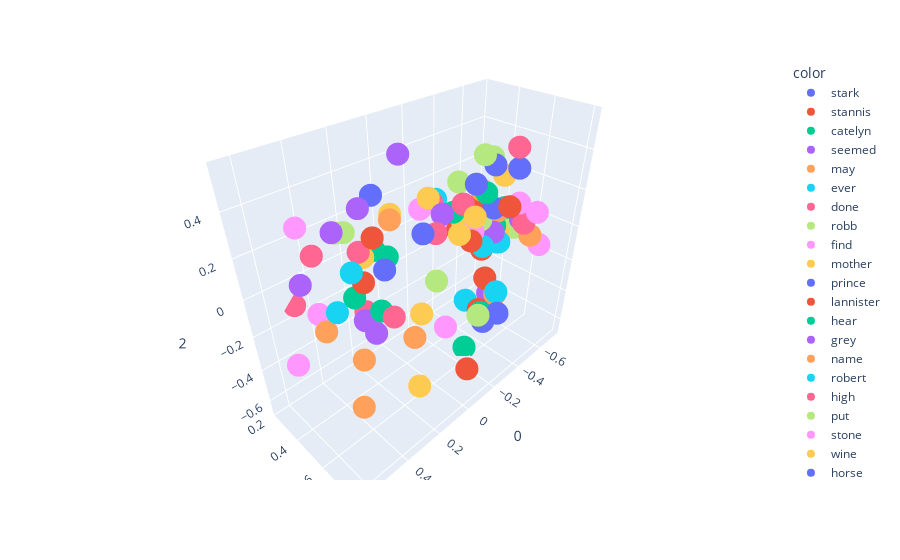

The notebook cell saved with this chart:
### Code cell
import plotly.express as px  
fig=px.scatter_3d(x[200:300],x=0,y=1,z=2,color=y[200:300])
fig.show()

### Figure 1 — Plotly figure (JSON) as saved in the notebook; plotly's stock layout.template omitted (floating-point values rounded to 4 significant figures)
{"data": [{"hovertemplate": "color=stark<br>0=%{x}<br>1=%{y}<br>2=%{z}<extra></extra>", "legendgroup": "stark", "marker": {"color": "#636efa", "symbol": "circle"}, "mode": "markers", "name": "stark", "scene": "scene", "showlegend": true, "type": "scatter3d", "x": [-0.4475], "y": [0.5525], "z": [0.1217]}, {"hovertemplate": "color=stannis<br>0=%{x}<br>1=%{y}<br>2=%{z}<extra></extra>", "legendgroup": "stannis", "marker": {"color": "#EF553B", "symbol": "circle"}, "mode": "markers", "name": "stannis", "scene": "scene", "showlegend": true, "type": "scatter3d", "x": [-0.3908], "y": [0.5739], "z": [-0.2489]}, {"hovertemplate": "color=catelyn<br>0=%{x}<br>1=%{y}<br>2=%{z}<extra></extra>", "legendgroup": "catelyn", "marker": {"color": "#00cc96", "symbol": "circle"}, "mode": "markers", "name": "catelyn", "scene": "scene", "showlegend": true, "type": "scatter3d", "x": [-0.3185], "y": [0.4094], "z": [0.09379]}, {"hovertemplate": "color=seemed<br>0=%{x}<br>1=%{y}<br>2=%{z}<extra></extra>", "legendgroup": "seemed", "marker": {"color": "#ab63fa", "symbol": "circle"}, "mode": "markers", "name": "seemed", "scene": "scene", "showlegend": true, "type": "scatter3d", "x": [-0.07634], "y": [0.5655], "z": [0.2389]}, {"hovertemplate": "color=may<br>0=%{x}<br>1=%{y}<br>2=%{z}<extra></extra>", "legendgroup": "may", "marker": {"color": "#FFA15A", "symbol": "circle"}, "mode": "markers", "name": "may", "scene": "scene", "showlegend": true, "type": "scatter3d", "x": [-0.5298], "y": [0.5146], "z": [0.0595]}, {"hovertemplate": "color=ever<br>0=%{x}<br>1=%{y}<br>2=%{z}<extra></extra>", "legendgroup": "ever", "marker": {"color": "#19d3f3", "symbol": "circle"}, "mode": "markers", "name": "ever", "scene": "scene", "showlegend": true, "type": "scatter3d", "x": [-0.4871], "y": [0.5702], "z": [-0.07745]}, {"hovertemplate": "color=done<br>0=%{x}<br>1=%{y}<br>2=%{z}<extra></extra>", "legendgroup": "done", "marker": {"color": "#FF6692", "symbol": "circle"}, "mode": "markers", "name": "done", "scene": "scene", "showlegend": true, "type": "scatter3d", "x": [-0.4762], "y": [0.7084], "z": [0.0912]}, {"hovertemplate": "color=robb<br>0=%{x}<br>1=%{y}<br>2=%{z}<extra></extra>", "legendgroup": "robb", "marker": {"color": "#B6E880", "symbol": "circle"}, "mode": "markers", "name": "robb", "scene": "scene", "showlegend": true, "type": "scatter3d", "x": [-0.4168], "y": [0.5019], "z": [0.04938]}, {"hovertemplate": "color=find<br>0=%{x}<br>1=%{y}<br>2=%{z}<extra></extra>", "legendgroup": "find", "marker": {"color": "#FF97FF", "symbol": "circle"}, "mode": "markers", "name": "find", "scene": "scene", "showlegend": true, "type": "scatter3d", "x": [-0.391], "y": [0.7306], "z": [0.2356]}, {"hovertemplate": "color=mother<br>0=%{x}<br>1=%{y}<br>2=%{z}<extra></extra>", "legendgroup": "mother", "marker": {"color": "#FECB52", "symbol": "circle"}, "mode": "markers", "name": "mother", "scene": "scene", "showlegend": true, "type": "scatter3d", "x": [-0.5047], "y": [0.5449], "z": [-0.03735]}, {"hovertemplate": "color=prince<br>0=%{x}<br>1=%{y}<br>2=%{z}<extra></extra>", "legendgroup": "prince", "marker": {"color": "#636efa", "symbol": "circle"}, "mode": "markers", "name": "prince", "scene": "scene", "showlegend": true, "type": "scatter3d", "x": [-0.5451], "y": [0.4142], "z": [-0.03497]}, {"hovertemplate": "color=lannister<br>0=%{x}<br>1=%{y}<br>2=%{z}<extra></extra>", "legendgroup": "lannister", "marker": {"color": "#EF553B", "symbol": "circle"}, "mode": "markers", "name": "lannister", "scene": "scene", "showlegend": true, "type": "scatter3d", "x": [-0.3656], "y": [0.4006], "z": [-0.0288]}, {"hovertemplate": "color=hear<br>0=%{x}<br>1=%{y}<br>2=%{z}<extra></extra>", "legendgroup": "hear", "marker": {"color": "#00cc96", "symbol": "circle"}, "mode": "markers", "name": "hear", "scene": "scene", "showlegend": true, "type": "scatter3d", "x": [-0.2415], "y": [0.6627], "z": [0.3141]}, {"hovertemplate": "color=grey<br>0=%{x}<br>1=%{y}<br>2=%{z}<extra></extra>", "legendgroup": "grey", "marker": {"color": "#ab63fa", "symbol": "circle"}, "mode": "markers", "name": "grey", "scene": "scene", "showlegend": true, "type": "scatter3d", "x": [0.465], "y": [0.2687], "z": [-0.002794]}, {"hovertemplate": "color=name<br>0=%{x}<br>1=%{y}<br>2=%{z}<extra></extra>", "legendgroup": "name", "marker": {"color": "#FFA15A", "symbol": "circle"}, "mode": "markers", "name": "name", "scene": "scene", "showlegend": true, "type": "scatter3d", "x": [-0.543], "y": [0.7082], "z": [-0.00273]}, {"hovertemplate": "color=robert<br>0=%{x}<br>1=%{y}<br>2=%{z}<extra></extra>", "legendgroup": "robert", "marker": {"color": "#19d3f3", "symbol": "circle"}, "mode": "markers", "name": "robert", "scene": "scene", "showlegend": true, "type": "scatter3d", "x": [-0.5589], "y": [0.4953], "z": [-0.08442]}, {"hovertemplate": "color=high<br>0=%{x}<br>1=%{y}<br>2=%{z}<extra></extra>", "legendgroup": "high", "marker": {"color": "#FF6692", "symbol": "circle"}, "mode": "markers", "name": "high", "scene": "scene", "showlegend": true, "type": "scatter3d", "x": [0.2299], "y": [0.3884], "z": [-0.2135]}, {"hovertemplate": "color=put<br>0=%{x}<br>1=%{y}<br>2=%{z}<extra></extra>", "legendgroup": "put", "marker": {"color": "#B6E880", "symbol": "circle"}, "mode": "markers", "name": "put", "scene": "scene", "showlegend": true, "type": "scatter3d", "x": [-0.2125], "y": [0.6651], "z": [0.4902]}, {"hovertemplate": "color=stone<br>0=%{x}<br>1=%{y}<br>2=%{z}<extra></extra>", "legendgroup": "stone", "marker": {"color": "#FF97FF", "symbol": "circle"}, "mode": "markers", "name": "stone", "scene": "scene", "showlegend": true, "type": "scatter3d", "x": [0.641], "y": [0.4747], "z": [-0.1948]}, {"hovertemplate": "color=wine<br>0=%{x}<br>1=%{y}<br>2=%{z}<extra></extra>", "legendgroup": "wine", "marker": {"color": "#FECB52", "symbol": "circle"}, "mode": "markers", "name": "wine", "scene": "scene", "showlegend": true, "type": "scatter3d", "x": [0.1201], "y": [0.4592], "z": [0.2739]}, {"hovertemplate": "color=horse<br>0=%{x}<br>1=%{y}<br>2=%{z}<extra></extra>", "legendgroup": "horse", "marker": {"color": "#636efa", "symbol": "circle"}, "mode": "markers", "name": "horse", "scene": "scene", "showlegend": true, "type": "scatter3d", "x": [0.296], "y": [0.6232], "z": [0.1684]}, {"hovertemplate": "color=hard<br>0=%{x}<br>1=%{y}<br>2=%{z}<extra></extra>", "legendgroup": "hard", "marker": {"color": "#EF553B", "symbol": "circle"}, "mode": "markers", "name": "hard", "scene": "scene", "showlegend": true, "type": "scatter3d", "x": [0.2834], "y": [0.5452], "z": [0.2708]}, {"hovertemplate": "color=upon<br>0=%{x}<br>1=%{y}<br>2=%{z}<extra></extra>", "legendgroup": "upon", "marker": {"color": "#00cc96", "symbol": "circle"}, "mode": "markers", "name": "upon", "scene": "scene", "showlegend": true, "type": "scatter3d", "x": [0.16], "y": [0.4774], "z": [0.0943]}, {"hovertemplate": "color=iron<br>0=%{x}<br>1=%{y}<br>2=%{z}<extra></extra>", "legendgroup": "iron", "marker": {"color": "#ab63fa", "symbol": "circle"}, "mode": "markers", "name": "iron", "scene": "scene", "showlegend": true, "type": "scatter3d", "x": [0.2729], "y": [0.4377], "z": [-0.211]}, {"hovertemplate": "color=fire<br>0=%{x}<br>1=%{y}<br>2=%{z}<extra></extra>", "legendgroup": "fire", "marker": {"color": "#FFA15A", "symbol": "circle"}, "mode": "markers", "name": "fire", "scene": "scene", "showlegend": true, "type": "scatter3d", "x": [0.4758], "y": [0.6899], "z": [-0.1303]}, {"hovertemplate": "color=water<br>0=%{x}<br>1=%{y}<br>2=%{z}<extra></extra>", "legendgroup": "water", "marker": {"color": "#19d3f3", "symbol": "circle"}, "mode": "markers", "name": "water", "scene": "scene", "showlegend": true, "type": "scatter3d", "x": [0.514], "y": [0.6059], "z": [0.0783]}, {"hovertemplate": "color=until<br>0=%{x}<br>1=%{y}<br>2=%{z}<extra></extra>", "legendgroup": "until", "marker": {"color": "#FF6692", "symbol": "circle"}, "mode": "markers", "name": "until", "scene": "scene", "showlegend": true, "type": "scatter3d", "x": [0.06818], "y": [0.67], "z": [0.2509]}, {"hovertemplate": "color=these<br>0=%{x}<br>1=%{y}<br>2=%{z}<extra></extra>", "legendgroup": "these", "marker": {"color": "#B6E880", "symbol": "circle"}, "mode": "markers", "name": "these", "scene": "scene", "showlegend": true, "type": "scatter3d", "x": [-0.4312], "y": [0.5329], "z": [-0.4991]}, {"hovertemplate": "color=voice<br>0=%{x}<br>1=%{y}<br>2=%{z}<extra></extra>", "legendgroup": "voice", "marker": {"color": "#FF97FF", "symbol": "circle"}, "mode": "markers", "name": "voice", "scene": "scene", "showlegend": true, "type": "scatter3d", "x": [-0.04749], "y": [0.46], "z": [0.233]}, {"hovertemplate": "color=gone<br>0=%{x}<br>1=%{y}<br>2=%{z}<extra></extra>", "legendgroup": "gone", "marker": {"color": "#FECB52", "symbol": "circle"}, "mode": "markers", "name": "gone", "scene": "scene", "showlegend": true, "type": "scatter3d", "x": [-0.08952], "y": [0.6539], "z": [0.1722]}, {"hovertemplate": "color=give<br>0=%{x}<br>1=%{y}<br>2=%{z}<extra></extra>", "legendgroup": "give", "marker": {"color": "#636efa", "symbol": "circle"}, "mode": "markers", "name": "give", "scene": "scene", "showlegend": true, "type": "scatter3d", "x": [-0.5591], "y": [0.5976], "z": [0.3038]}, {"hovertemplate": "color=seen<br>0=%{x}<br>1=%{y}<br>2=%{z}<extra></extra>", "legendgroup": "seen", "marker": {"color": "#EF553B", "symbol": "circle"}, "mode": "markers", "name": "seen", "scene": "scene", "showlegend": true, "type": "scatter3d", "x": [-0.157], "y": [0.6618], "z": [0.1142]}, {"hovertemplate": "color=shall<br>0=%{x}<br>1=%{y}<br>2=%{z}<extra></extra>", "legendgroup": "shall", "marker": {"color": "#00cc96", "symbol": "circle"}, "mode": "markers", "name": "shall", "scene": "scene", "showlegend": true, "type": "scatter3d", "x": [-0.5], "y": [0.5266], "z": [-0.007102]}, {"hovertemplate": "color=better<br>0=%{x}<br>1=%{y}<br>2=%{z}<extra></extra>", "legendgroup": "better", "marker": {"color": "#ab63fa", "symbol": "circle"}, "mode": "markers", "name": "better", "scene": "scene", "showlegend": true, "type": "scatter3d", "x": [-0.4677], "y": [0.545], "z": [-0.0232]}, {"hovertemplate": "color=always<br>0=%{x}<br>1=%{y}<br>2=%{z}<extra></extra>", "legendgroup": "always", "marker": {"color": "#FFA15A", "symbol": "circle"}, "mode": "markers", "name": "always", "scene": "scene", "showlegend": true, "type": "scatter3d", "x": [-0.5003], "y": [0.517], "z": [-0.01817]}, {"hovertemplate": "color=years<br>0=%{x}<br>1=%{y}<br>2=%{z}<extra></extra>", "legendgroup": "years", "marker": {"color": "#19d3f3", "symbol": "circle"}, "mode": "markers", "name": "years", "scene": "scene", "showlegend": true, "type": "scatter3d", "x": [-0.2771], "y": [0.5476], "z": [-0.344]}, {"hovertemplate": "color=ned<br>0=%{x}<br>1=%{y}<br>2=%{z}<extra></extra>", "legendgroup": "ned", "marker": {"color": "#FF6692", "symbol": "circle"}, "mode": "markers", "name": "ned", "scene": "scene", "showlegend": true, "type": "scatter3d", "x": [-0.3491], "y": [0.4436], "z": [0.1393]}, {"hovertemplate": "color=between<br>0=%{x}<br>1=%{y}<br>2=%{z}<extra></extra>", "legendgroup": "between", "marker": {"color": "#B6E880", "symbol": "circle"}, "mode": "markers", "name": "between", "scene": "scene", "showlegend": true, "type": "scatter3d", "x": [0.3633], "y": [0.4211], "z": [0.2728]}, {"hovertemplate": "color=dark<br>0=%{x}<br>1=%{y}<br>2=%{z}<extra></extra>", "legendgroup": "dark", "marker": {"color": "#FF97FF", "symbol": "circle"}, "mode": "markers", "name": "dark", "scene": "scene", "showlegend": true, "type": "scatter3d", "x": [0.5072], "y": [0.4586], "z": [-0.02188]}, {"hovertemplate": "color=sam<br>0=%{x}<br>1=%{y}<br>2=%{z}<extra></extra>", "legendgroup": "sam", "marker": {"color": "#FECB52", "symbol": "circle"}, "mode": "markers", "name": "sam", "scene": "scene", "showlegend": true, "type": "scatter3d", "x": [-0.06962], "y": [0.4893], "z": [0.2885]}, {"hovertemplate": "color=place<br>0=%{x}<br>1=%{y}<br>2=%{z}<extra></extra>", "legendgroup": "place", "marker": {"color": "#636efa", "symbol": "circle"}, "mode": "markers", "name": "place", "scene": "scene", "showlegend": true, "type": "scatter3d", "x": [-0.1843], "y": [0.815], "z": [-0.2155]}, {"hovertemplate": "color=cold<br>0=%{x}<br>1=%{y}<br>2=%{z}<extra></extra>", "legendgroup": "cold", "marker": {"color": "#EF553B", "symbol": "circle"}, "mode": "markers", "name": "cold", "scene": "scene", "showlegend": true, "type": "scatter3d", "x": [0.3575], "y": [0.5665], "z": [0.1109]}, {"hovertemplate": "color=small<br>0=%{x}<br>1=%{y}<br>2=%{z}<extra></extra>", "legendgroup": "small", "marker": {"color": "#00cc96", "symbol": "circle"}, "mode": "markers", "name": "small", "scene": "scene", "showlegend": true, "type": "scatter3d", "x": [0.2478], "y": [0.3373], "z": [-0.1527]}, {"hovertemplate": "color=most<br>0=%{x}<br>1=%{y}<br>2=%{z}<extra></extra>", "legendgroup": "most", "marker": {"color": "#ab63fa", "symbol": "circle"}, "mode": "markers", "name": "most", "scene": "scene", "showlegend": true, "type": "scatter3d", "x": [-0.4719], "y": [0.5394], "z": [-0.4101]}, {"hovertemplate": "color=hundred<br>0=%{x}<br>1=%{y}<br>2=%{z}<extra></extra>", "legendgroup": "hundred", "marker": {"color": "#FFA15A", "symbol": "circle"}, "mode": "markers", "name": "hundred", "scene": "scene", "showlegend": true, "type": "scatter3d", "x": [0.004536], "y": [0.4686], "z": [-0.4674]}, {"hovertemplate": "color=winterfell<br>0=%{x}<br>1=%{y}<br>2=%{z}<extra></extra>", "legendgroup": "winterfell", "marker": {"color": "#19d3f3", "symbol": "circle"}, "mode": "markers", "name": "winterfell", "scene": "scene", "showlegend": true, "type": "scatter3d", "x": [-0.3012], "y": [0.7139], "z": [-0.2122]}, {"hovertemplate": "color=stood<br>0=%{x}<br>1=%{y}<br>2=%{z}<extra></extra>", "legendgroup": "stood", "marker": {"color": "#FF6692", "symbol": "circle"}, "mode": "markers", "name": "stood", "scene": "scene", "showlegend": true, "type": "scatter3d", "x": [0.3045], "y": [0.477], "z": [0.1845]}, {"hovertemplate": "color=end<br>0=%{x}<br>1=%{y}<br>2=%{z}<extra></extra>", "legendgroup": "end", "marker": {"color": "#B6E880", "symbol": "circle"}, "mode": "markers", "name": "end", "scene": "scene", "showlegend": true, "type": "scatter3d", "x": [-0.04547], "y": [0.8154], "z": [-0.1439]}, {"hovertemplate": "color=words<br>0=%{x}<br>1=%{y}<br>2=%{z}<extra></extra>", "legendgroup": "words", "marker": {"color": "#FF97FF", "symbol": "circle"}, "mode": "markers", "name": "words", "scene": "scene", "showlegend": true, "type": "scatter3d", "x": [-0.283], "y": [0.5665], "z": [0.06891]}, {"hovertemplate": "color=sea<br>0=%{x}<br>1=%{y}<br>2=%{z}<extra></extra>", "legendgroup": "sea", "marker": {"color": "#FECB52", "symbol": "circle"}, "mode": "markers", "name": "sea", "scene": "scene", "showlegend": true, "type": "scatter3d", "x": [0.2024], "y": [0.7072], "z": [-0.4776]}, {"hovertemplate": "color=right<br>0=%{x}<br>1=%{y}<br>2=%{z}<extra></extra>", "legendgroup": "right", "marker": {"color": "#636efa", "symbol": "circle"}, "mode": "markers", "name": "right", "scene": "scene", "showlegend": true, "type": "scatter3d", "x": [0.1211], "y": [0.6524], "z": [0.2648]}, {"hovertemplate": "color=nothing<br>0=%{x}<br>1=%{y}<br>2=%{z}<extra></extra>", "legendgroup": "nothing", "marker": {"color": "#EF553B", "symbol": "circle"}, "mode": "markers", "name": "nothing", "scene": "scene", "showlegend": true, "type": "scatter3d", "x": [-0.3208], "y": [0.594], "z": [-0.03356]}, {"hovertemplate": "color=sister<br>0=%{x}<br>1=%{y}<br>2=%{z}<extra></extra>", "legendgroup": "sister", "marker": {"color": "#00cc96", "symbol": "circle"}, "mode": "markers", "name": "sister", "scene": "scene", "showlegend": true, "type": "scatter3d", "x": [-0.5843], "y": [0.5217], "z": [0.0617]}, {"hovertemplate": "color=fingers<br>0=%{x}<br>1=%{y}<br>2=%{z}<extra></extra>", "legendgroup": "fingers", "marker": {"color": "#ab63fa", "symbol": "circle"}, "mode": "markers", "name": "fingers", "scene": "scene", "showlegend": true, "type": "scatter3d", "x": [0.4495], "y": [0.531], "z": [0.358]}, {"hovertemplate": "color=walls<br>0=%{x}<br>1=%{y}<br>2=%{z}<extra></extra>", "legendgroup": "walls", "marker": {"color": "#FFA15A", "symbol": "circle"}, "mode": "markers", "name": "walls", "scene": "scene", "showlegend": true, "type": "scatter3d", "x": [0.4594], "y": [0.6296], "z": [-0.4693]}, {"hovertemplate": "color=same<br>0=%{x}<br>1=%{y}<br>2=%{z}<extra></extra>", "legendgroup": "same", "marker": {"color": "#19d3f3", "symbol": "circle"}, "mode": "markers", "name": "same", "scene": "scene", "showlegend": true, "type": "scatter3d", "x": [-0.3272], "y": [0.5945], "z": [-0.02091]}, {"hovertemplate": "color=cloak<br>0=%{x}<br>1=%{y}<br>2=%{z}<extra></extra>", "legendgroup": "cloak", "marker": {"color": "#FF6692", "symbol": "circle"}, "mode": "markers", "name": "cloak", "scene": "scene", "showlegend": true, "type": "scatter3d", "x": [0.466], "y": [0.3996], "z": [0.2059]}, {"hovertemplate": "color=house<br>0=%{x}<br>1=%{y}<br>2=%{z}<extra></extra>", "legendgroup": "house", "marker": {"color": "#B6E880", "symbol": "circle"}, "mode": "markers", "name": "house", "scene": "scene", "showlegend": true, "type": "scatter3d", "x": [-0.2472], "y": [0.3723], "z": [-0.2983]}, {"hovertemplate": "color=young<br>0=%{x}<br>1=%{y}<br>2=%{z}<extra></extra>", "legendgroup": "young", "marker": {"color": "#FF97FF", "symbol": "circle"}, "mode": "markers", "name": "young", "scene": "scene", "showlegend": true, "type": "scatter3d", "x": [-0.4355], "y": [0.2512], "z": [-0.04702]}, {"hovertemplate": "color=does<br>0=%{x}<br>1=%{y}<br>2=%{z}<extra></extra>", "legendgroup": "does", "marker": {"color": "#FECB52", "symbol": "circle"}, "mode": "markers", "name": "does", "scene": "scene", "showlegend": true, "type": "scatter3d", "x": [-0.6236], "y": [0.4702], "z": [0.2057]}, {"hovertemplate": "color=beside<br>0=%{x}<br>1=%{y}<br>2=%{z}<extra></extra>", "legendgroup": "beside", "marker": {"color": "#636efa", "symbol": "circle"}, "mode": "markers", "name": "beside", "scene": "scene", "showlegend": true, "type": "scatter3d", "x": [0.2225], "y": [0.4754], "z": [0.4012]}, {"hovertemplate": "color=get<br>0=%{x}<br>1=%{y}<br>2=%{z}<extra></extra>", "legendgroup": "get", "marker": {"color": "#EF553B", "symbol": "circle"}, "mode": "markers", "name": "get", "scene": "scene", "showlegend": true, "type": "scatter3d", "x": [-0.2414], "y": [0.7856], "z": [0.2949]}, {"hovertemplate": "color=seven<br>0=%{x}<br>1=%{y}<br>2=%{z}<extra></extra>", "legendgroup": "seven", "marker": {"color": "#00cc96", "symbol": "circle"}, "mode": "markers", "name": "seven", "scene": "scene", "showlegend": true, "type": "scatter3d", "x": [-0.2763], "y": [0.557], "z": [-0.6651]}, {"hovertemplate": "color=mouth<br>0=%{x}<br>1=%{y}<br>2=%{z}<extra></extra>", "legendgroup": "mouth", "marker": {"color": "#ab63fa", "symbol": "circle"}, "mode": "markers", "name": "mouth", "scene": "scene", "showlegend": true, "type": "scatter3d", "x": [0.3159], "y": [0.5136], "z": [0.395]}, {"hovertemplate": "color=watch<br>0=%{x}<br>1=%{y}<br>2=%{z}<extra></extra>", "legendgroup": "watch", "marker": {"color": "#FFA15A", "symbol": "circle"}, "mode": "markers", "name": "watch", "scene": "scene", "showlegend": true, "type": "scatter3d", "x": [-0.3], "y": [0.7099], "z": [-0.2275]}, {"hovertemplate": "color=door<br>0=%{x}<br>1=%{y}<br>2=%{z}<extra></extra>", "legendgroup": "door", "marker": {"color": "#19d3f3", "symbol": "circle"}, "mode": "markers", "name": "door", "scene": "scene", "showlegend": true, "type": "scatter3d", "x": [0.4354], "y": [0.6069], "z": [0.217]}, {"hovertemplate": "color=green<br>0=%{x}<br>1=%{y}<br>2=%{z}<extra></extra>", "legendgroup": "green", "marker": {"color": "#FF6692", "symbol": "circle"}, "mode": "markers", "name": "green", "scene": "scene", "showlegend": true, "type": "scatter3d", "x": [0.4825], "y": [0.2178], "z": [-0.131]}, {"hovertemplate": "color=big<br>0=%{x}<br>1=%{y}<br>2=%{z}<extra></extra>", "legendgroup": "big", "marker": {"color": "#B6E880", "symbol": "circle"}, "mode": "markers", "name": "big", "scene": "scene", "showlegend": true, "type": "scatter3d", "x": [0.2317], "y": [0.2807], "z": [0.1593]}, {"hovertemplate": "color=under<br>0=%{x}<br>1=%{y}<br>2=%{z}<extra></extra>", "legendgroup": "under", "marker": {"color": "#FF97FF", "symbol": "circle"}, "mode": "markers", "name": "under", "scene": "scene", "showlegend": true, "type": "scatter3d", "x": [0.5222], "y": [0.4149], "z": [0.3587]}, {"hovertemplate": "color=few<br>0=%{x}<br>1=%{y}<br>2=%{z}<extra></extra>", "legendgroup": "few", "marker": {"color": "#FECB52", "symbol": "circle"}, "mode": "markers", "name": "few", "scene": "scene", "showlegend": true, "type": "scatter3d", "x": [-0.001921], "y": [0.5128], "z": [-0.2911]}, {"hovertemplate": "color=sent<br>0=%{x}<br>1=%{y}<br>2=%{z}<extra></extra>", "legendgroup": "sent", "marker": {"color": "#636efa", "symbol": "circle"}, "mode": "markers", "name": "sent", "scene": "scene", "showlegend": true, "type": "scatter3d", "x": [-0.2147], "y": [0.6266], "z": [0.3497]}, {"hovertemplate": "color=joffrey<br>0=%{x}<br>1=%{y}<br>2=%{z}<extra></extra>", "legendgroup": "joffrey", "marker": {"color": "#EF553B", "symbol": "circle"}, "mode": "markers", "name": "joffrey", "scene": "scene", "showlegend": true, "type": "scatter3d", "x": [-0.4858], "y": [0.4411], "z": [0.09652]}, {"hovertemplate": "color=brothers<br>0=%{x}<br>1=%{y}<br>2=%{z}<extra></extra>", "legendgroup": "brothers", "marker": {"color": "#00cc96", "symbol": "circle"}, "mode": "markers", "name": "brothers", "scene": "scene", "showlegend": true, "type": "scatter3d", "x": [-0.2611], "y": [0.6627], "z": [-0.3462]}, {"hovertemplate": "color=perhaps<br>0=%{x}<br>1=%{y}<br>2=%{z}<extra></extra>", "legendgroup": "perhaps", "marker": {"color": "#ab63fa", "symbol": "circle"}, "mode": "markers", "name": "perhaps", "scene": "scene", "showlegend": true, "type": "scatter3d", "x": [-0.6777], "y": [0.5558], "z": [-0.02761]}, {"hovertemplate": "color=almost<br>0=%{x}<br>1=%{y}<br>2=%{z}<extra></extra>", "legendgroup": "almost", "marker": {"color": "#FFA15A", "symbol": "circle"}, "mode": "markers", "name": "almost", "scene": "scene", "showlegend": true, "type": "scatter3d", "x": [0.1785], "y": [0.526], "z": [0.2985]}, {"hovertemplate": "color=such<br>0=%{x}<br>1=%{y}<br>2=%{z}<extra></extra>", "legendgroup": "such", "marker": {"color": "#19d3f3", "symbol": "circle"}, "mode": "markers", "name": "such", "scene": "scene", "showlegend": true, "type": "scatter3d", "x": [-0.6443], "y": [0.4466], "z": [-0.2026]}, {"hovertemplate": "color=wanted<br>0=%{x}<br>1=%{y}<br>2=%{z}<extra></extra>", "legendgroup": "wanted", "marker": {"color": "#FF6692", "symbol": "circle"}, "mode": "markers", "name": "wanted", "scene": "scene", "showlegend": true, "type": "scatter3d", "x": [-0.4908], "y": [0.6315], "z": [0.4337]}, {"hovertemplate": "color=true<br>0=%{x}<br>1=%{y}<br>2=%{z}<extra></extra>", "legendgroup": "true", "marker": {"color": "#B6E880", "symbol": "circle"}, "mode": "markers", "name": "true", "scene": "scene", "showlegend": true, "type": "scatter3d", "x": [-0.7342], "y": [0.481], "z": [-0.1327]}, {"hovertemplate": "color=leave<br>0=%{x}<br>1=%{y}<br>2=%{z}<extra></extra>", "legendgroup": "leave", "marker": {"color": "#FF97FF", "symbol": "circle"}, "mode": "markers", "name": "leave", "scene": "scene", "showlegend": true, "type": "scatter3d", "x": [-0.5069], "y": [0.7541], "z": [0.1539]}, {"hovertemplate": "color=while<br>0=%{x}<br>1=%{y}<br>2=%{z}<extra></extra>", "legendgroup": "while", "marker": {"color": "#FECB52", "symbol": "circle"}, "mode": "markers", "name": "while", "scene": "scene", "showlegend": true, "type": "scatter3d", "x": [0.2917], "y": [0.4862], "z": [0.1578]}, {"hovertemplate": "color=don<br>0=%{x}<br>1=%{y}<br>2=%{z}<extra></extra>", "legendgroup": "don", "marker": {"color": "#636efa", "symbol": "circle"}, "mode": "markers", "name": "don", "scene": "scene", "showlegend": true, "type": "scatter3d", "x": [-0.5166], "y": [0.4917], "z": [0.3002]}, {"hovertemplate": "color=kings<br>0=%{x}<br>1=%{y}<br>2=%{z}<extra></extra>", "legendgroup": "kings", "marker": {"color": "#EF553B", "symbol": "circle"}, "mode": "markers", "name": "kings", "scene": "scene", "showlegend": true, "type": "scatter3d", "x": [-0.2947], "y": [0.6213], "z": [-0.3719]}, {"hovertemplate": "color=arms<br>0=%{x}<br>1=%{y}<br>2=%{z}<extra></extra>", "legendgroup": "arms", "marker": {"color": "#00cc96", "symbol": "circle"}, "mode": "markers", "name": "arms", "scene": "scene", "showlegend": true, "type": "scatter3d", "x": [0.2267], "y": [0.4783], "z": [0.1576]}, {"hovertemplate": "color=light<br>0=%{x}<br>1=%{y}<br>2=%{z}<extra></extra>", "legendgroup": "light", "marker": {"color": "#ab63fa", "symbol": "circle"}, "mode": "markers", "name": "light", "scene": "scene", "showlegend": true, "type": "scatter3d", "x": [0.3846], "y": [0.6597], "z": [-0.07101]}, {"hovertemplate": "color=wind<br>0=%{x}<br>1=%{y}<br>2=%{z}<extra></extra>", "legendgroup": "wind", "marker": {"color": "#FFA15A", "symbol": "circle"}, "mode": "markers", "name": "wind", "scene": "scene", "showlegend": true, "type": "scatter3d", "x": [0.5555], "y": [0.5815], "z": [-0.004392]}, {"hovertemplate": "color=daughter<br>0=%{x}<br>1=%{y}<br>2=%{z}<extra></extra>", "legendgroup": "daughter", "marker": {"color": "#19d3f3", "symbol": "circle"}, "mode": "markers", "name": "daughter", "scene": "scene", "showlegend": true, "type": "scatter3d", "x": [-0.5336], "y": [0.3341], "z": [-0.06759]}, {"hovertemplate": "color=herself<br>0=%{x}<br>1=%{y}<br>2=%{z}<extra></extra>", "legendgroup": "herself", "marker": {"color": "#FF6692", "symbol": "circle"}, "mode": "markers", "name": "herself", "scene": "scene", "showlegend": true, "type": "scatter3d", "x": [-0.09898], "y": [0.4801], "z": [0.2553]}, {"hovertemplate": "color=sweet<br>0=%{x}<br>1=%{y}<br>2=%{z}<extra></extra>", "legendgroup": "sweet", "marker": {"color": "#B6E880", "symbol": "circle"}, "mode": "markers", "name": "sweet", "scene": "scene", "showlegend": true, "type": "scatter3d", "x": [-0.4644], "y": [0.3092], "z": [0.1695]}, {"hovertemplate": "color=others<br>0=%{x}<br>1=%{y}<br>2=%{z}<extra></extra>", "legendgroup": "others", "marker": {"color": "#FF97FF", "symbol": "circle"}, "mode": "markers", "name": "others", "scene": "scene", "showlegend": true, "type": "scatter3d", "x": [-0.0474], "y": [0.6264], "z": [-0.3312]}, {"hovertemplate": "color=lost<br>0=%{x}<br>1=%{y}<br>2=%{z}<extra></extra>", "legendgroup": "lost", "marker": {"color": "#FECB52", "symbol": "circle"}, "mode": "markers", "name": "lost", "scene": "scene", "showlegend": true, "type": "scatter3d", "x": [-0.2651], "y": [0.5897], "z": [0.1601]}, {"hovertemplate": "color=children<br>0=%{x}<br>1=%{y}<br>2=%{z}<extra></extra>", "legendgroup": "children", "marker": {"color": "#636efa", "symbol": "circle"}, "mode": "markers", "name": "children", "scene": "scene", "showlegend": true, "type": "scatter3d", "x": [-0.3093], "y": [0.6436], "z": [-0.4472]}, {"hovertemplate": "color=city<br>0=%{x}<br>1=%{y}<br>2=%{z}<extra></extra>", "legendgroup": "city", "marker": {"color": "#EF553B", "symbol": "circle"}, "mode": "markers", "name": "city", "scene": "scene", "showlegend": true, "type": "scatter3d", "x": [-0.08903], "y": [0.7375], "z": [-0.5605]}, {"hovertemplate": "color=each<br>0=%{x}<br>1=%{y}<br>2=%{z}<extra></extra>", "legendgroup": "each", "marker": {"color": "#00cc96", "symbol": "circle"}, "mode": "markers", "name": "each", "scene": "scene", "showlegend": true, "type": "scatter3d", "x": [0.2419], "y": [0.5191], "z": [-0.1257]}, {"hovertemplate": "color=felt<br>0=%{x}<br>1=%{y}<br>2=%{z}<extra></extra>", "legendgroup": "felt", "marker": {"color": "#ab63fa", "symbol": "circle"}, "mode": "markers", "name": "felt", "scene": "scene", "showlegend": true, "type": "scatter3d", "x": [0.1243], "y": [0.5268], "z": [0.5505]}, {"hovertemplate": "color=re<br>0=%{x}<br>1=%{y}<br>2=%{z}<extra></extra>", "legendgroup": "re", "marker": {"color": "#FFA15A", "symbol": "circle"}, "mode": "markers", "name": "re", "scene": "scene", "showlegend": true, "type": "scatter3d", "x": [-0.3863], "y": [0.5209], "z": [0.2262]}, {"hovertemplate": "color=theon<br>0=%{x}<br>1=%{y}<br>2=%{z}<extra></extra>", "legendgroup": "theon", "marker": {"color": "#19d3f3", "symbol": "circle"}, "mode": "markers", "name": "theon", "scene": "scene", "showlegend": true, "type": "scatter3d", "x": [-0.2341], "y": [0.3726], "z": [0.1806]}, {"hovertemplate": "color=side<br>0=%{x}<br>1=%{y}<br>2=%{z}<extra></extra>", "legendgroup": "side", "marker": {"color": "#FF6692", "symbol": "circle"}, "mode": "markers", "name": "side", "scene": "scene", "showlegend": true, "type": "scatter3d", "x": [0.3433], "y": [0.7217], "z": [0.02412]}, {"hovertemplate": "color=yes<br>0=%{x}<br>1=%{y}<br>2=%{z}<extra></extra>", "legendgroup": "yes", "marker": {"color": "#B6E880", "symbol": "circle"}, "mode": "markers", "name": "yes", "scene": "scene", "showlegend": true, "type": "scatter3d", "x": [-0.7074], "y": [0.3284], "z": [0.2364]}, {"hovertemplate": "color=best<br>0=%{x}<br>1=%{y}<br>2=%{z}<extra></extra>", "legendgroup": "best", "marker": {"color": "#FF97FF", "symbol": "circle"}, "mode": "markers", "name": "best", "scene": "scene", "showlegend": true, "type": "scatter3d", "x": [-0.5905], "y": [0.7366], "z": [-0.06497]}, {"hovertemplate": "color=very<br>0=%{x}<br>1=%{y}<br>2=%{z}<extra></extra>", "legendgroup": "very", "marker": {"color": "#FECB52", "symbol": "circle"}, "mode": "markers", "name": "very", "scene": "scene", "showlegend": true, "type": "scatter3d", "x": [-0.3685], "y": [0.4239], "z": [0.03593]}], "layout": {"legend": {"title": {"text": "color"}, "tracegroupgap": 0}, "margin": {"t": 60}, "scene": {"domain": {"x": [0, 1], "y": [0, 1]}, "xaxis": {"title": {"text": "0"}}, "yaxis": {"title": {"text": "1"}}, "zaxis": {"title": {"text": "2"}}}}}
